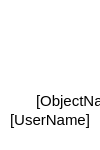
<?xml version="1.0" encoding="UTF-8"?>
<ui version="4.0">
 <class>ElementsItem</class>
 <widget class="QWidget" name="ElementsItem">
  <property name="geometry">
   <rect>
    <x>0</x>
    <y>0</y>
    <width>100</width>
    <height>150</height>
   </rect>
  </property>
  <property name="minimumSize">
   <size>
    <width>100</width>
    <height>150</height>
   </size>
  </property>
  <property name="font">
   <font>
    <family>Segoe UI</family>
    <pointsize>12</pointsize>
   </font>
  </property>
  <property name="windowTitle">
   <string>Form</string>
  </property>
  <property name="styleSheet">
   <string notr="true">border-style:none;
background-color: rgba(0, 0, 0, 0);
border-radius:50px;</string>
  </property>
  <layout class="QVBoxLayout" name="verticalLayout">
   <item>
    <layout class="QVBoxLayout" name="verticalLayout_2" stretch="1,0">
     <property name="spacing">
      <number>6</number>
     </property>
     <property name="leftMargin">
      <number>0</number>
     </property>
     <property name="topMargin">
      <number>10</number>
     </property>
     <property name="rightMargin">
      <number>0</number>
     </property>
     <property name="bottomMargin">
      <number>10</number>
     </property>
     <item>
      <layout class="QHBoxLayout" name="horizontalLayout_2">
       <property name="topMargin">
        <number>0</number>
       </property>
       <property name="bottomMargin">
        <number>0</number>
       </property>
       <item>
        <widget class="QLabel" name="labImageTag">
         <property name="sizePolicy">
          <sizepolicy hsizetype="Minimum" vsizetype="Maximum">
           <horstretch>0</horstretch>
           <verstretch>0</verstretch>
          </sizepolicy>
         </property>
         <property name="minimumSize">
          <size>
           <width>0</width>
           <height>60</height>
          </size>
         </property>
         <property name="maximumSize">
          <size>
           <width>100</width>
           <height>100</height>
          </size>
         </property>
         <property name="text">
          <string/>
         </property>
         <property name="pixmap">
          <pixmap resource="ressources.qrc">:/images/res/images/radio.png</pixmap>
         </property>
         <property name="scaledContents">
          <bool>true</bool>
         </property>
         <property name="alignment">
          <set>Qt::AlignCenter</set>
         </property>
         <property name="indent">
          <number>-1</number>
         </property>
        </widget>
       </item>
      </layout>
     </item>
     <item>
      <layout class="QVBoxLayout" name="verticalLayout_3">
       <property name="spacing">
        <number>0</number>
       </property>
       <property name="topMargin">
        <number>0</number>
       </property>
       <property name="bottomMargin">
        <number>0</number>
       </property>
       <item>
        <layout class="QHBoxLayout" name="horizontalLayout">
         <property name="spacing">
          <number>5</number>
         </property>
         <property name="sizeConstraint">
          <enum>QLayout::SetDefaultConstraint</enum>
         </property>
         <property name="bottomMargin">
          <number>0</number>
         </property>
         <item>
          <widget class="QGraphicsView" name="graphActif">
           <property name="minimumSize">
            <size>
             <width>20</width>
             <height>20</height>
            </size>
           </property>
           <property name="maximumSize">
            <size>
             <width>20</width>
             <height>20</height>
            </size>
           </property>
          </widget>
         </item>
         <item>
          <widget class="QLabel" name="labTagName">
           <property name="sizePolicy">
            <sizepolicy hsizetype="Minimum" vsizetype="Minimum">
             <horstretch>0</horstretch>
             <verstretch>0</verstretch>
            </sizepolicy>
           </property>
           <property name="minimumSize">
            <size>
             <width>100</width>
             <height>15</height>
            </size>
           </property>
           <property name="maximumSize">
            <size>
             <width>200</width>
             <height>20</height>
            </size>
           </property>
           <property name="font">
            <font>
             <family>Segoe UI</family>
             <pointsize>11</pointsize>
            </font>
           </property>
           <property name="text">
            <string>[ObjectName]</string>
           </property>
           <property name="alignment">
            <set>Qt::AlignLeading|Qt::AlignLeft|Qt::AlignVCenter</set>
           </property>
          </widget>
         </item>
        </layout>
       </item>
       <item>
        <layout class="QHBoxLayout" name="horizontalLayout_3">
         <property name="topMargin">
          <number>0</number>
         </property>
         <property name="bottomMargin">
          <number>0</number>
         </property>
         <item>
          <widget class="QLabel" name="labUserName">
           <property name="maximumSize">
            <size>
             <width>200</width>
             <height>20</height>
            </size>
           </property>
           <property name="font">
            <font>
             <family>Segoe UI</family>
             <pointsize>11</pointsize>
            </font>
           </property>
           <property name="text">
            <string>[UserName]</string>
           </property>
           <property name="alignment">
            <set>Qt::AlignCenter</set>
           </property>
          </widget>
         </item>
        </layout>
       </item>
      </layout>
     </item>
    </layout>
   </item>
  </layout>
 </widget>
 <resources>
  <include location="ressources.qrc"/>
 </resources>
 <connections/>
</ui>
